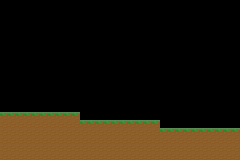

This is a level from a 2D game, rendered from its Tiled map with the project's own tilesets. A one-line summary and the complete map file follow:
An orthogonal 30x20 tile map with 8x8 px tiles, 2 tile layers (Ground, Grass), 2 tilesets.

<map version="1.10" tiledversion="1.10.1" orientation="orthogonal" renderorder="right-down" width="30" height="20" tilewidth="8" tileheight="8" infinite="0" nextlayerid="3" nextobjectid="1">
 <tileset firstgid="1" source="../tsx_files/ground.tsx" />
 <tileset firstgid="2" source="../tsx_files/grass.tsx" />
 <layer id="1" name="Ground" width="30" height="20">
  <data encoding="csv">
0,0,0,0,0,0,0,0,0,0,0,0,0,0,0,0,0,0,0,0,0,0,0,0,0,0,0,0,0,0,
0,0,0,0,0,0,0,0,0,0,0,0,0,0,0,0,0,0,0,0,0,0,0,0,0,0,0,0,0,0,
0,0,0,0,0,0,0,0,0,0,0,0,0,0,0,0,0,0,0,0,0,0,0,0,0,0,0,0,0,0,
0,0,0,0,0,0,0,0,0,0,0,0,0,0,0,0,0,0,0,0,0,0,0,0,0,0,0,0,0,0,
0,0,0,0,0,0,0,0,0,0,0,0,0,0,0,0,0,0,0,0,0,0,0,0,0,0,0,0,0,0,
0,0,0,0,0,0,0,0,0,0,0,0,0,0,0,0,0,0,0,0,0,0,0,0,0,0,0,0,0,0,
0,0,0,0,0,0,0,0,0,0,0,0,0,0,0,0,0,0,0,0,0,0,0,0,0,0,0,0,0,0,
0,0,0,0,0,0,0,0,0,0,0,0,0,0,0,0,0,0,0,0,0,0,0,0,0,0,0,0,0,0,
0,0,0,0,0,0,0,0,0,0,0,0,0,0,0,0,0,0,0,0,0,0,0,0,0,0,0,0,0,0,
0,0,0,0,0,0,0,0,0,0,0,0,0,0,0,0,0,0,0,0,0,0,0,0,0,0,0,0,0,0,
0,0,0,0,0,0,0,0,0,0,0,0,0,0,0,0,0,0,0,0,0,0,0,0,0,0,0,0,0,0,
0,0,0,0,0,0,0,0,0,0,0,0,0,0,0,0,0,0,0,0,0,0,0,0,0,0,0,0,0,0,
0,0,0,0,0,0,0,0,0,0,0,0,0,0,0,0,0,0,0,0,0,0,0,0,0,0,0,0,0,0,
0,0,0,0,0,0,0,0,0,0,0,0,0,0,0,0,0,0,0,0,0,0,0,0,0,0,0,0,0,0,
1,1,1,1,1,1,1,1,1,1,0,0,0,0,0,0,0,0,0,0,0,0,0,0,0,0,0,0,0,0,
1,1,1,1,1,1,1,1,1,1,1,1,1,1,1,1,1,1,1,1,0,0,0,0,0,0,0,0,0,0,
1,1,1,1,1,1,1,1,1,1,1,1,1,1,1,1,1,1,1,1,1,1,1,1,1,1,1,1,1,1,
1,1,1,1,1,1,1,1,1,1,1,1,1,1,1,1,1,1,1,1,1,1,1,1,1,1,1,1,1,1,
1,1,1,1,1,1,1,1,1,1,1,1,1,1,1,1,1,1,1,1,1,1,1,1,1,1,1,1,1,1,
1,1,1,1,1,1,1,1,1,1,1,1,1,1,1,1,1,1,1,1,1,1,1,1,1,1,1,1,1,1
</data>
 </layer>
 <layer id="2" name="Grass" width="30" height="20">
  <data encoding="csv">
0,0,0,0,0,0,0,0,0,0,0,0,0,0,0,0,0,0,0,0,0,0,0,0,0,0,0,0,0,0,
0,0,0,0,0,0,0,0,0,0,0,0,0,0,0,0,0,0,0,0,0,0,0,0,0,0,0,0,0,0,
0,0,0,0,0,0,0,0,0,0,0,0,0,0,0,0,0,0,0,0,0,0,0,0,0,0,0,0,0,0,
0,0,0,0,0,0,0,0,0,0,0,0,0,0,0,0,0,0,0,0,0,0,0,0,0,0,0,0,0,0,
0,0,0,0,0,0,0,0,0,0,0,0,0,0,0,0,0,0,0,0,0,0,0,0,0,0,0,0,0,0,
0,0,0,0,0,0,0,0,0,0,0,0,0,0,0,0,0,0,0,0,0,0,0,0,0,0,0,0,0,0,
0,0,0,0,0,0,0,0,0,0,0,0,0,0,0,0,0,0,0,0,0,0,0,0,0,0,0,0,0,0,
0,0,0,0,0,0,0,0,0,0,0,0,0,0,0,0,0,0,0,0,0,0,0,0,0,0,0,0,0,0,
0,0,0,0,0,0,0,0,0,0,0,0,0,0,0,0,0,0,0,0,0,0,0,0,0,0,0,0,0,0,
0,0,0,0,0,0,0,0,0,0,0,0,0,0,0,0,0,0,0,0,0,0,0,0,0,0,0,0,0,0,
0,0,0,0,0,0,0,0,0,0,0,0,0,0,0,0,0,0,0,0,0,0,0,0,0,0,0,0,0,0,
0,0,0,0,0,0,0,0,0,0,0,0,0,0,0,0,0,0,0,0,0,0,0,0,0,0,0,0,0,0,
0,0,0,0,0,0,0,0,0,0,0,0,0,0,0,0,0,0,0,0,0,0,0,0,0,0,0,0,0,0,
0,0,0,0,0,0,0,0,0,0,0,0,0,0,0,0,0,0,0,0,0,0,0,0,0,0,0,0,0,0,
2,2,2,2,2,2,2,2,2,2,0,0,0,0,0,0,0,0,0,0,0,0,0,0,0,0,0,0,0,0,
0,0,0,0,0,0,0,0,0,0,2,2,2,2,2,2,2,2,2,2,0,0,0,0,0,0,0,0,0,0,
0,0,0,0,0,0,0,0,0,0,0,0,0,0,0,0,0,0,0,0,2,2,2,2,2,2,2,2,2,2,
0,0,0,0,0,0,0,0,0,0,0,0,0,0,0,0,0,0,0,0,0,0,0,0,0,0,0,0,0,0,
0,0,0,0,0,0,0,0,0,0,0,0,0,0,0,0,0,0,0,0,0,0,0,0,0,0,0,0,0,0,
0,0,0,0,0,0,0,0,0,0,0,0,0,0,0,0,0,0,0,0,0,0,0,0,0,0,0,0,0,0
</data>
 </layer>
</map>
